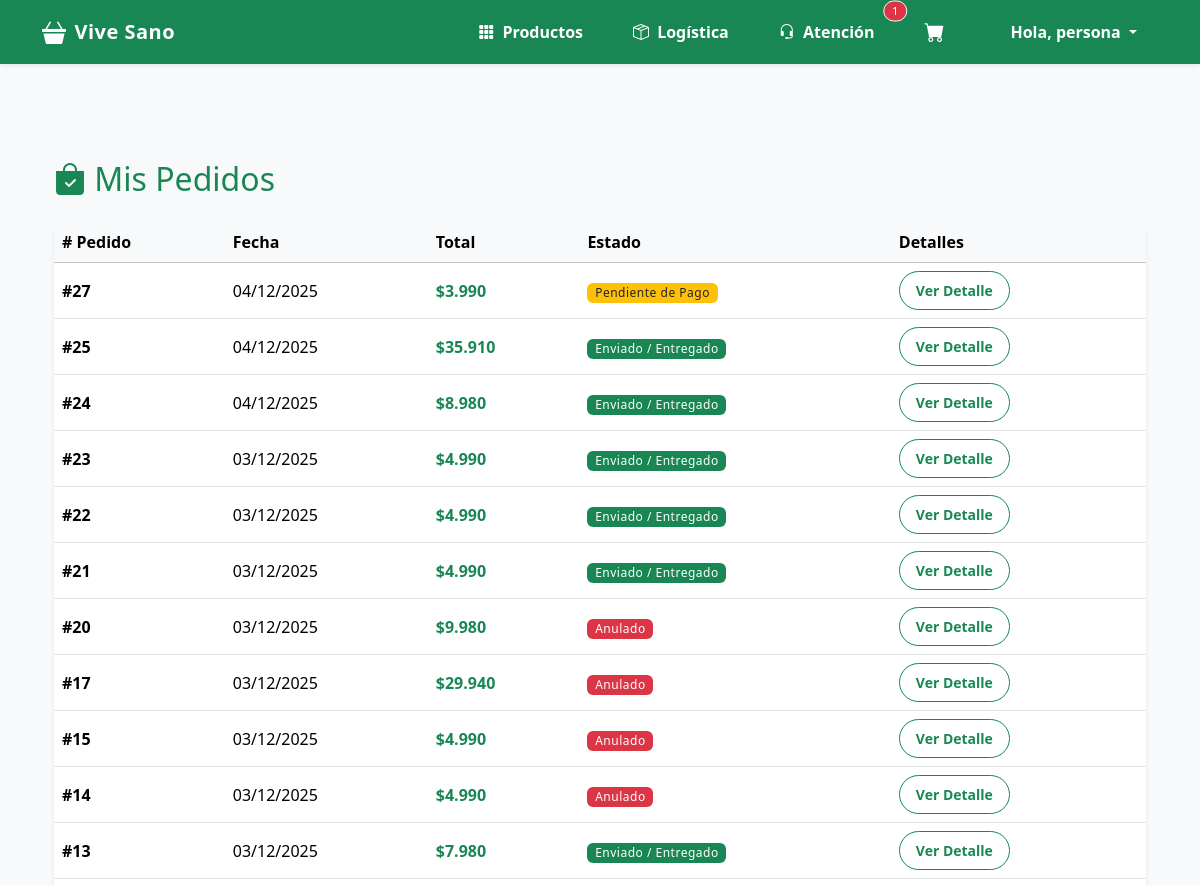
The page /mis-pedidos/ (signed in, upper part) on the database as committed earlier.
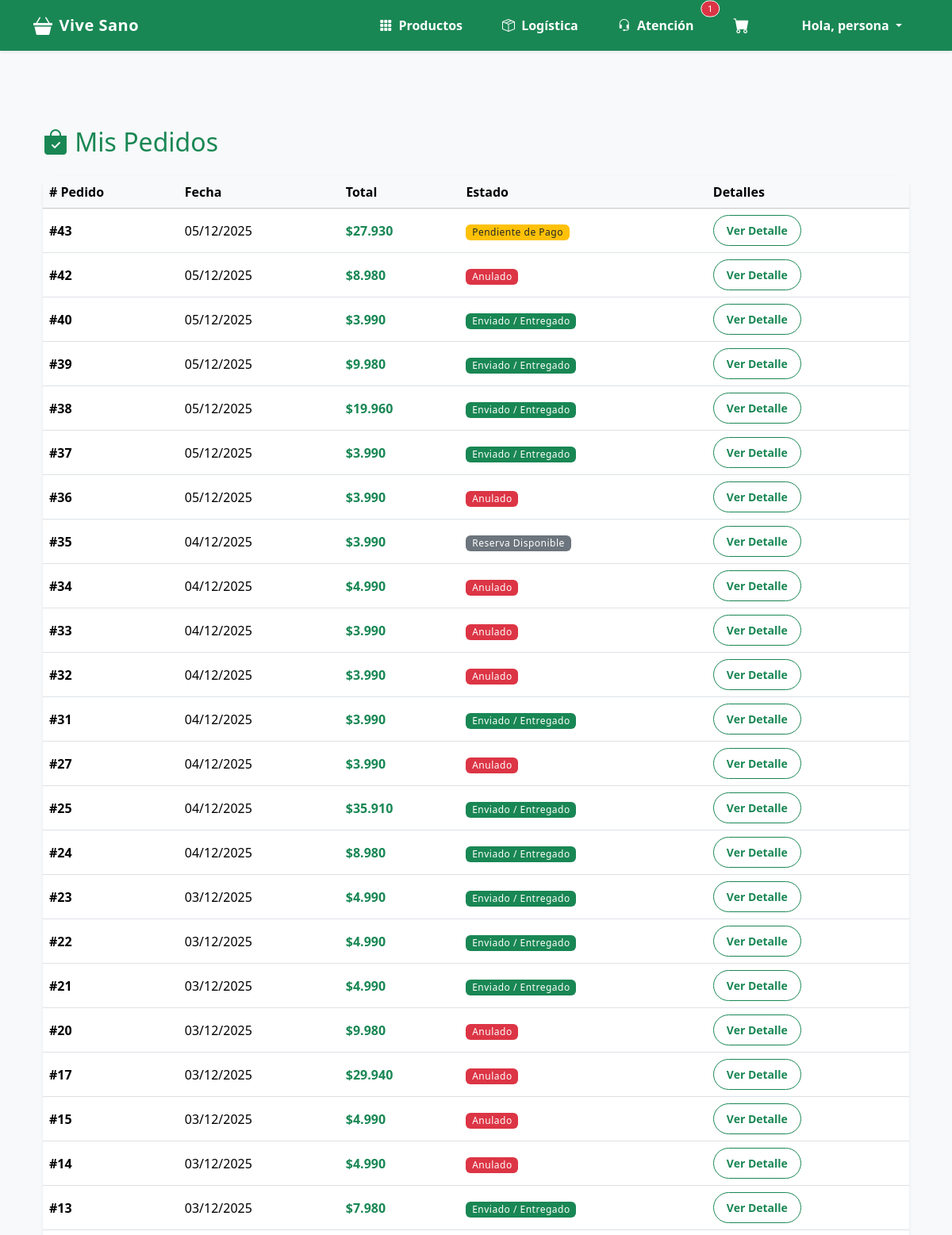
The same page on the database as committed later.
### gestion/models.py (models this page shows, shortened)
class Pedido(models.Model):
    ESTADO_CHOICES = [
        ('Pendiente', 'Pendiente'),
        ('En Preparacion', 'En Preparación'),
        ('En Espera Faltante', 'En espera por faltante'),
        ('Despachado', 'Despachado'),
        ('Entregado', 'Entregado'),
        ('Cancelado', 'Cancelado'),
        ('Reserva Pendiente', 'Reserva Solicitada a Soporte'),
        ('Reserva En Camino', 'Producto Solicitado al Proveedor'),
        ('Reserva Disponible', 'Disponible para Pago'),
    ]
    TIPO_ENTREGA_CHOICES = [
        ('Despacho', 'Despacho a Domicilio'),
        ('Retiro', 'Retiro en Tienda'),
    ]
    cliente = models.ForeignKey(Cliente, on_delete=models.SET_NULL, null=True, blank=True)
    fecha = models.DateTimeField(auto_now_add=True)
    total = models.DecimalField(max_digits=10, decimal_places=2, default=0.00)
    estado = models.CharField(max_length=50, choices=ESTADO_CHOICES, default='Pendiente')
    codigo_seguimiento = models.CharField(max_length=50, blank=True, null=True)
    tipo_entrega = models.CharField(max_length=20, choices=TIPO_ENTREGA_CHOICES, default='Despacho')
    es_reserva = models.BooleanField(default=False, verbose_name="Es Reserva")

### core/views.py (the view)
# urls.py: path('mis-pedidos/', views.mis_pedidos, name='mis_pedidos'),
@login_required
def mis_pedidos(request):
    try:
        cliente = Cliente.objects.get(user=request.user)
        pedidos = Pedido.objects.filter(cliente=cliente).order_by('-fecha')
    except Cliente.DoesNotExist: pedidos = []
    return render(request, 'core/mis_pedidos.html', {'pedidos': pedidos})

### core/templatetags/auth_extras.py (called while the page is built)
@register.filter(name='has_group')
def has_group(user, group_name):
    try:
        group = Group.objects.get(name=group_name)
    except Group.DoesNotExist:
        return False
    return group in user.groups.all()

### core/templatetags/filtros_extra.py (called while the page is built)
@register.filter
def clp(value):
    try:
        value = int(value) # Quitamos decimales (.00)
        return "${:,.0f}".format(value).replace(",", ".")
    except (ValueError, TypeError):
        return value

### core/templates/core/mis_pedidos.html (shortened to what this page needs)
{% extends 'base.html' %}
{% load filtros_extra %}
{% block content %}
<div class="container mt-5">
    <h2 class="mb-4 text-success"><i class="bi bi-bag-check-fill"></i> Mis Pedidos</h2>
    {% if pedidos %}
        <div class="card shadow-sm border-0">
            <div class="card-body p-0">
                <div class="table-responsive">
                    <table class="table table-hover align-middle mb-0">
                        <thead class="table-light">
                            <tr>
                                <th># Pedido</th>
                                <th>Fecha</th>
                                <th>Total</th>
                                <th>Estado</th>
                                <th>Detalles</th>
                            </tr>
                        </thead>
                        <tbody>
                            {% for pedido in pedidos %}
                            <tr>
                                <td class="fw-bold">#{{ pedido.id }}</td>
                                <td>{{ pedido.fecha|date:"d/m/Y" }}</td>
                                <td class="fw-bold text-success">{{ pedido.total|clp }}</td>
                                <td>
                                    {% if 'Pendiente' in pedido.estado %}
                                        <span class="badge bg-warning text-dark">Pendiente de Pago</span>
                                    {% elif 'Pagado' in pedido.estado %}
                                        <span class="badge bg-info text-dark">Pagado / En Preparación</span>
                                    {% elif 'Preparacion' in pedido.estado %}
                                        <span class="badge bg-info text-dark">En Preparación</span>
                                    {% elif 'Despachado' in pedido.estado %}
                                        <span class="badge bg-success">Enviado / Entregado</span>
                                    {% elif 'Anulado' in pedido.estado %}
                                        <span class="badge bg-danger">Anulado</span>
                                    {% else %}
                                        <span class="badge bg-secondary">{{ pedido.estado }}</span>
                                    {% endif %}
                                </td>
                                <td>
                                    <a href="{% url 'core:detalle_pedido_cliente' pedido.id %}" class="btn btn-sm btn-outline-success rounded-pill px-3">
                                        Ver Detalle
                                    </a>
                                </td>
                            </tr>
                            {% endfor %}
                        </tbody>
                    </table>
                </div>
            </div>
        </div>
    {% endif %}
</div>
{% endblock %}

Rows that differ between the two databases and show on the page:
added Pedido: id "43", fecha "05/12/2025", total|clp "$27.930", shows "Pendiente de Pago"
added Pedido: id "42", fecha "05/12/2025", total|clp "$8.980", shows "Anulado"
added Pedido: id "40", fecha "05/12/2025", total|clp "$3.990", shows "Enviado / Entregado"
added Pedido: id "39", fecha "05/12/2025", total|clp "$9.980", shows "Enviado / Entregado"
added Pedido: id "38", fecha "05/12/2025", total|clp "$19.960", shows "Enviado / Entregado"
added Pedido: id "37", fecha "05/12/2025", total|clp "$3.990", shows "Enviado / Entregado"
added Pedido: id "36", fecha "05/12/2025", total|clp "$3.990", shows "Anulado"
added Pedido: id "35", fecha "04/12/2025", total|clp "$3.990", estado "Reserva Disponible"
added Pedido: id "34", fecha "04/12/2025", total|clp "$4.990", shows "Anulado"
added Pedido: id "33", fecha "04/12/2025", total|clp "$3.990", shows "Anulado"
added Pedido: id "32", fecha "04/12/2025", total|clp "$3.990", shows "Anulado"
added Pedido: id "31", fecha "04/12/2025", total|clp "$3.990", shows "Enviado / Entregado"
changed Pedido id 27: estado "Pendiente de Pago" → "Anulado"
